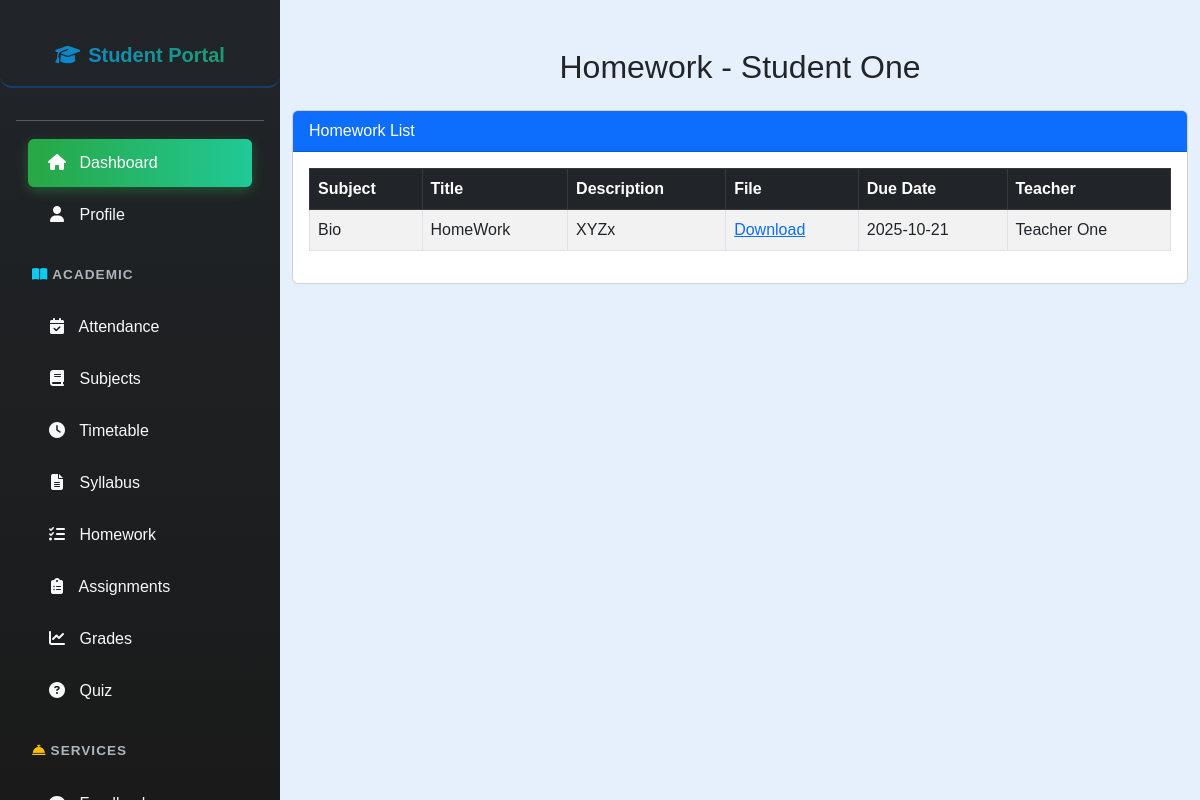
The app's page /student/view_homework.php (signed in) with its own data.
### tables this page shows
CREATE TABLE `users` (
  `user_id` int(11) NOT NULL,
  `usertype` enum('Teacher','Student') NOT NULL,
  `first_name` varchar(50) NOT NULL,
  `last_name` varchar(50) NOT NULL,
  `email` varchar(100) NOT NULL,
  `password_hash` varchar(255) NOT NULL,
  `gender` enum('Male','Female','Other') NOT NULL,
  `dob` date NOT NULL,
  `contact_number` varchar(20) DEFAULT NULL,
  `address` text DEFAULT NULL,
  `profile_picture` varchar(255) DEFAULT NULL,
  `class_id` int(11) DEFAULT NULL,
  `created_at` datetime DEFAULT current_timestamp(),
  `updated_at` datetime DEFAULT current_timestamp() ON UPDATE current_timestamp()
);

CREATE TABLE `homework` (
  `homework_id` int(11) NOT NULL,
  `class_id` int(11) NOT NULL,
  `subject_id` int(11) NOT NULL,
  `teacher_id` int(11) NOT NULL,
  `title` varchar(255) NOT NULL,
  `description` text NOT NULL,
  `file_path` varchar(255) DEFAULT NULL,
  `due_date` date NOT NULL,
  `created_at` timestamp NOT NULL DEFAULT current_timestamp()
);

CREATE TABLE `subjects` (
  `subject_id` int(11) NOT NULL,
  `subject_name` varchar(100) NOT NULL,
  `class_id` int(11) NOT NULL,
  `created_at` datetime DEFAULT current_timestamp()
);

### student/view_homework.php (the view, shortened to what this page needs)
<?php
include('../config.php');
$student_id = $_SESSION["user_id"];
$stmt = $conn->prepare("SELECT first_name, last_name, class_id FROM users WHERE user_id = ?");
$stmt->bind_param("i", $student_id);
$stmt->execute();
$result = $stmt->get_result();
$student = $result->fetch_assoc();
$student_name = $student['first_name'] . " " . $student['last_name'];
$class_id = $student['class_id'];
$homework = [];
$hwStmt = $conn->prepare("SELECT h.title, h.description, h.file_path, h.due_date, s.subject_name, u.first_name AS teacher_first, u.last_name AS teacher_last
                          FROM homework h
                          JOIN subjects s ON h.subject_id = s.subject_id
                          JOIN users u ON h.teacher_id = u.user_id
                          WHERE h.class_id = ? ORDER BY h.due_date DESC");
$hwStmt->bind_param("i", $class_id);
$hwStmt->execute();
$hwResult = $hwStmt->get_result();
while ($row = $hwResult->fetch_assoc()) {
    $homework[] = $row;
}
?>
<!DOCTYPE html>
<html lang="en">
<head>
<link href="https://cdn.jsdelivr.net/npm/bootstrap@5.3.0/dist/css/bootstrap.min.css" rel="stylesheet" />
</head>
<body style="margin-left:280px; background-color:#e6effc;">
<?php include('student_sidebar.php'); ?>
<div class="container mt-5 mb-5">
    <h2 class="mb-4 text-center">Homework - <?= htmlspecialchars($student_name) ?></h2>
    <div class="card">
        <div class="card-header bg-primary text-white">Homework List</div>
        <div class="card-body table-responsive">
            <table class="table table-bordered table-striped">
                <thead class="table-dark">
                    <tr>
                        <th>Subject</th>
                        <th>Title</th>
                        <th>Description</th>
                        <th>File</th>
                        <th>Due Date</th>
                        <th>Teacher</th>
                    </tr>
                </thead>
                <tbody>
                    <?php if ($homework): ?>
                        <?php foreach ($homework as $hw): ?>
                            <tr>
                                <td><?= htmlspecialchars($hw['subject_name']) ?></td>
                                <td><?= htmlspecialchars($hw['title']) ?></td>
                                <td><?= htmlspecialchars($hw['description']) ?></td>
                                <td>
                                    <?php if ($hw['file_path']): ?>
                                        <a href="../uploads/homework/<?= htmlspecialchars($hw['file_path']) ?>" target="_blank">Download</a>
                                    <?php else: ?>N/A<?php endif; ?>
                                </td>
                                <td><?= htmlspecialchars($hw['due_date']) ?></td>
                                <td><?= htmlspecialchars($hw['teacher_first'] . " " . $hw['teacher_last']) ?></td>
                            </tr>
                        <?php endforeach; ?>
                    <?php else: ?>
                        <tr><td colspan="6" class="text-center">No homework available.</td></tr>
                    <?php endif; ?>
                </tbody>
            </table>
        </div>
    </div>
</div>
</body>
</html>

### student/student_sidebar.php (style rules this page uses)
body { font-family: Arial, sans-serif; background-color: #e6effc; margin-left: 280px; overflow-x: hidden; }

### records on screen
users: student_name "Student One"
homework: subject.subject_name "Bio", title "HomeWork", description "XYZx", due_date "2025-10-21", users.first_name+last_name "Teacher One"
